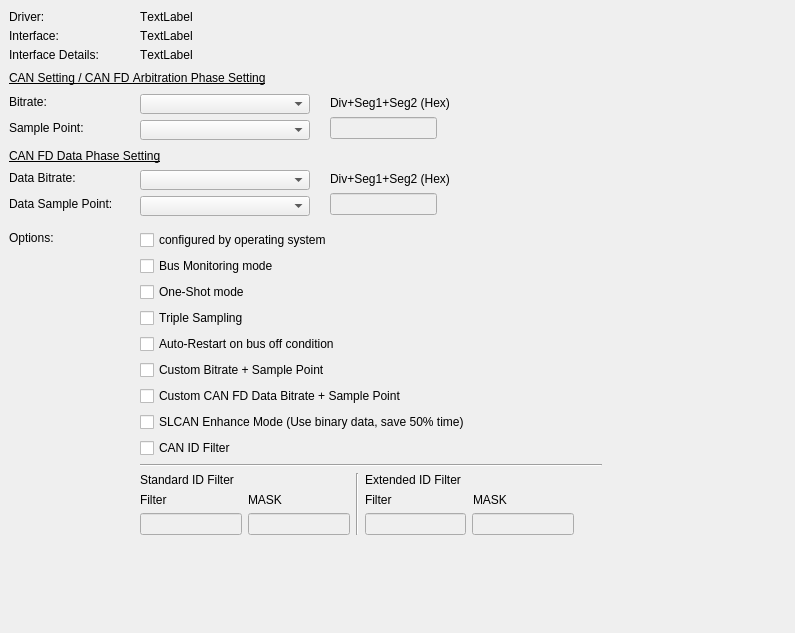
<?xml version="1.0" encoding="UTF-8"?>
<ui version="4.0">
 <class>GenericCanSetupPage</class>
 <widget class="QWidget" name="GenericCanSetupPage">
  <property name="geometry">
   <rect>
    <x>0</x>
    <y>0</y>
    <width>795</width>
    <height>633</height>
   </rect>
  </property>
  <property name="font">
   <font>
    <kerning>false</kerning>
   </font>
  </property>
  <property name="windowTitle">
   <string>Form</string>
  </property>
  <widget class="QLabel" name="label">
   <property name="geometry">
    <rect>
     <x>9</x>
     <y>9</y>
     <width>66</width>
     <height>16</height>
    </rect>
   </property>
   <property name="text">
    <string>Driver:</string>
   </property>
  </widget>
  <widget class="QLabel" name="laDriver">
   <property name="geometry">
    <rect>
     <x>140</x>
     <y>9</y>
     <width>610</width>
     <height>16</height>
    </rect>
   </property>
   <property name="text">
    <string>TextLabel</string>
   </property>
  </widget>
  <widget class="QLabel" name="label_3">
   <property name="geometry">
    <rect>
     <x>9</x>
     <y>28</y>
     <width>82</width>
     <height>16</height>
    </rect>
   </property>
   <property name="text">
    <string>Interface:</string>
   </property>
  </widget>
  <widget class="QLabel" name="laInterface">
   <property name="geometry">
    <rect>
     <x>140</x>
     <y>28</y>
     <width>610</width>
     <height>16</height>
    </rect>
   </property>
   <property name="text">
    <string>TextLabel</string>
   </property>
  </widget>
  <widget class="QLabel" name="label_5">
   <property name="geometry">
    <rect>
     <x>9</x>
     <y>47</y>
     <width>117</width>
     <height>16</height>
    </rect>
   </property>
   <property name="text">
    <string>Interface Details:</string>
   </property>
  </widget>
  <widget class="QLabel" name="laInterfaceDetails">
   <property name="geometry">
    <rect>
     <x>140</x>
     <y>47</y>
     <width>610</width>
     <height>16</height>
    </rect>
   </property>
   <property name="text">
    <string>TextLabel</string>
   </property>
  </widget>
  <widget class="QLabel" name="label_7">
   <property name="geometry">
    <rect>
     <x>9</x>
     <y>94</y>
     <width>69</width>
     <height>16</height>
    </rect>
   </property>
   <property name="text">
    <string>Bitrate:</string>
   </property>
  </widget>
  <widget class="QComboBox" name="cbBitrate">
   <property name="geometry">
    <rect>
     <x>140</x>
     <y>94</y>
     <width>170</width>
     <height>20</height>
    </rect>
   </property>
  </widget>
  <widget class="QLabel" name="label_8">
   <property name="geometry">
    <rect>
     <x>9</x>
     <y>120</y>
     <width>98</width>
     <height>16</height>
    </rect>
   </property>
   <property name="text">
    <string>Sample Point:</string>
   </property>
  </widget>
  <widget class="QComboBox" name="cbSamplePoint">
   <property name="geometry">
    <rect>
     <x>140</x>
     <y>120</y>
     <width>170</width>
     <height>20</height>
    </rect>
   </property>
  </widget>
  <widget class="QLabel" name="label_9">
   <property name="geometry">
    <rect>
     <x>9</x>
     <y>170</y>
     <width>121</width>
     <height>16</height>
    </rect>
   </property>
   <property name="text">
    <string>Data Bitrate:</string>
   </property>
  </widget>
  <widget class="QComboBox" name="cbBitrateFD">
   <property name="geometry">
    <rect>
     <x>140</x>
     <y>170</y>
     <width>170</width>
     <height>20</height>
    </rect>
   </property>
  </widget>
  <widget class="QLabel" name="label_10">
   <property name="geometry">
    <rect>
     <x>9</x>
     <y>196</y>
     <width>130</width>
     <height>16</height>
    </rect>
   </property>
   <property name="text">
    <string>Data Sample Point:</string>
   </property>
  </widget>
  <widget class="QComboBox" name="cbSamplePointFD">
   <property name="geometry">
    <rect>
     <x>140</x>
     <y>196</y>
     <width>170</width>
     <height>20</height>
    </rect>
   </property>
  </widget>
  <widget class="QLabel" name="label_11">
   <property name="geometry">
    <rect>
     <x>9</x>
     <y>230</y>
     <width>61</width>
     <height>16</height>
    </rect>
   </property>
   <property name="text">
    <string>Options:</string>
   </property>
  </widget>
  <widget class="QLabel" name="label_14">
   <property name="geometry">
    <rect>
     <x>9</x>
     <y>148</y>
     <width>231</width>
     <height>16</height>
    </rect>
   </property>
   <property name="font">
    <font>
     <bold>false</bold>
     <underline>true</underline>
     <kerning>false</kerning>
    </font>
   </property>
   <property name="text">
    <string>CAN FD Data Phase Setting</string>
   </property>
  </widget>
  <widget class="QLabel" name="label_15">
   <property name="geometry">
    <rect>
     <x>9</x>
     <y>70</y>
     <width>341</width>
     <height>16</height>
    </rect>
   </property>
   <property name="font">
    <font>
     <bold>false</bold>
     <underline>true</underline>
     <kerning>false</kerning>
    </font>
   </property>
   <property name="text">
    <string>CAN Setting / CAN FD Arbitration Phase Setting</string>
   </property>
  </widget>
  <widget class="QWidget" name="layoutWidget">
   <property name="geometry">
    <rect>
     <x>140</x>
     <y>230</y>
     <width>462</width>
     <height>354</height>
    </rect>
   </property>
   <layout class="QVBoxLayout" name="verticalLayout_">
    <item>
     <layout class="QVBoxLayout" name="vbOptions">
      <item>
       <widget class="QCheckBox" name="cbConfigOS">
        <property name="text">
         <string>configured by operating system</string>
        </property>
       </widget>
      </item>
      <item>
       <widget class="QCheckBox" name="cbListenOnly">
        <property name="text">
         <string>Bus Monitoring mode</string>
        </property>
       </widget>
      </item>
      <item>
       <widget class="QCheckBox" name="cbOneShot">
        <property name="text">
         <string>One-Shot mode</string>
        </property>
       </widget>
      </item>
      <item>
       <widget class="QCheckBox" name="cbTripleSampling">
        <property name="text">
         <string>Triple Sampling</string>
        </property>
       </widget>
      </item>
      <item>
       <widget class="QCheckBox" name="cbAutoRestart">
        <property name="text">
         <string>Auto-Restart on bus off condition</string>
        </property>
       </widget>
      </item>
      <item>
       <widget class="QCheckBox" name="cbCustomBitrate">
        <property name="text">
         <string>Custom Bitrate + Sample Point</string>
        </property>
       </widget>
      </item>
      <item>
       <widget class="QCheckBox" name="cbCustomFdBitrate">
        <property name="text">
         <string>Custom CAN FD Data Bitrate + Sample Point</string>
        </property>
       </widget>
      </item>
      <item>
       <widget class="QCheckBox" name="cbSlcanEnhanceMode">
        <property name="text">
         <string>SLCAN Enhance Mode (Use binary data, save 50% time)</string>
        </property>
       </widget>
      </item>
      <item>
       <widget class="QCheckBox" name="cbCanIdFilter">
        <property name="text">
         <string>CAN ID Filter</string>
        </property>
       </widget>
      </item>
      <item>
       <widget class="Line" name="line">
        <property name="orientation">
         <enum>Qt::Horizontal</enum>
        </property>
       </widget>
      </item>
      <item>
       <widget class="QWidget" name="widget_CanIdFilter" native="true">
        <layout class="QHBoxLayout" name="horizontalLayout_5">
         <property name="leftMargin">
          <number>0</number>
         </property>
         <property name="topMargin">
          <number>0</number>
         </property>
         <property name="rightMargin">
          <number>0</number>
         </property>
         <property name="bottomMargin">
          <number>0</number>
         </property>
         <item>
          <layout class="QVBoxLayout" name="verticalLayout">
           <property name="spacing">
            <number>6</number>
           </property>
           <item>
            <widget class="QLabel" name="label_16">
             <property name="text">
              <string>Standard ID Filter</string>
             </property>
            </widget>
           </item>
           <item>
            <layout class="QHBoxLayout" name="horizontalLayout">
             <property name="spacing">
              <number>6</number>
             </property>
             <item>
              <widget class="QLabel" name="label_17">
               <property name="text">
                <string>Filter</string>
               </property>
              </widget>
             </item>
             <item>
              <widget class="QLabel" name="label_18">
               <property name="text">
                <string>MASK</string>
               </property>
              </widget>
             </item>
            </layout>
           </item>
           <item>
            <layout class="QHBoxLayout" name="horizontalLayout_2">
             <property name="spacing">
              <number>6</number>
             </property>
             <item>
              <widget class="QLineEdit" name="StandardIdFilterSet">
               <property name="enabled">
                <bool>false</bool>
               </property>
               <property name="toolTipDuration">
                <number>-1</number>
               </property>
               <property name="inputMask">
                <string>HHH</string>
               </property>
               <property name="text">
                <string notr="true"/>
               </property>
               <property name="maxLength">
                <number>3</number>
               </property>
               <property name="frame">
                <bool>true</bool>
               </property>
               <property name="cursorPosition">
                <number>3</number>
               </property>
               <property name="placeholderText">
                <string/>
               </property>
               <property name="cursorMoveStyle">
                <enum>Qt::LogicalMoveStyle</enum>
               </property>
               <property name="clearButtonEnabled">
                <bool>false</bool>
               </property>
              </widget>
             </item>
             <item>
              <widget class="QLineEdit" name="StandardIdMaskSet">
               <property name="enabled">
                <bool>false</bool>
               </property>
               <property name="toolTip">
                <string/>
               </property>
               <property name="statusTip">
                <string/>
               </property>
               <property name="inputMask">
                <string>HHH</string>
               </property>
               <property name="text">
                <string notr="true"/>
               </property>
               <property name="maxLength">
                <number>3</number>
               </property>
               <property name="frame">
                <bool>true</bool>
               </property>
               <property name="cursorPosition">
                <number>3</number>
               </property>
               <property name="placeholderText">
                <string/>
               </property>
               <property name="cursorMoveStyle">
                <enum>Qt::LogicalMoveStyle</enum>
               </property>
               <property name="clearButtonEnabled">
                <bool>false</bool>
               </property>
              </widget>
             </item>
            </layout>
           </item>
          </layout>
         </item>
         <item>
          <widget class="Line" name="line_3">
           <property name="orientation">
            <enum>Qt::Vertical</enum>
           </property>
          </widget>
         </item>
         <item>
          <layout class="QVBoxLayout" name="verticalLayout_2">
           <property name="spacing">
            <number>6</number>
           </property>
           <item>
            <widget class="QLabel" name="label_19">
             <property name="text">
              <string>Extended ID Filter</string>
             </property>
            </widget>
           </item>
           <item>
            <layout class="QHBoxLayout" name="horizontalLayout_3">
             <property name="spacing">
              <number>6</number>
             </property>
             <item>
              <widget class="QLabel" name="label_20">
               <property name="text">
                <string>Filter</string>
               </property>
              </widget>
             </item>
             <item>
              <widget class="QLabel" name="label_21">
               <property name="text">
                <string>MASK</string>
               </property>
              </widget>
             </item>
            </layout>
           </item>
           <item>
            <layout class="QHBoxLayout" name="horizontalLayout_4">
             <property name="spacing">
              <number>6</number>
             </property>
             <item>
              <widget class="QLineEdit" name="ExtendedIdFilterSet">
               <property name="enabled">
                <bool>false</bool>
               </property>
               <property name="toolTipDuration">
                <number>-1</number>
               </property>
               <property name="inputMask">
                <string>HHHHHHHH</string>
               </property>
               <property name="text">
                <string notr="true"/>
               </property>
               <property name="maxLength">
                <number>8</number>
               </property>
               <property name="frame">
                <bool>true</bool>
               </property>
               <property name="cursorPosition">
                <number>8</number>
               </property>
               <property name="placeholderText">
                <string/>
               </property>
               <property name="cursorMoveStyle">
                <enum>Qt::LogicalMoveStyle</enum>
               </property>
               <property name="clearButtonEnabled">
                <bool>false</bool>
               </property>
              </widget>
             </item>
             <item>
              <widget class="QLineEdit" name="ExtendedIdMaskSet">
               <property name="enabled">
                <bool>false</bool>
               </property>
               <property name="toolTip">
                <string/>
               </property>
               <property name="statusTip">
                <string/>
               </property>
               <property name="inputMask">
                <string>HHHHHHHH</string>
               </property>
               <property name="text">
                <string notr="true"/>
               </property>
               <property name="maxLength">
                <number>8</number>
               </property>
               <property name="frame">
                <bool>true</bool>
               </property>
               <property name="cursorPosition">
                <number>8</number>
               </property>
               <property name="placeholderText">
                <string/>
               </property>
               <property name="cursorMoveStyle">
                <enum>Qt::LogicalMoveStyle</enum>
               </property>
               <property name="clearButtonEnabled">
                <bool>false</bool>
               </property>
              </widget>
             </item>
            </layout>
           </item>
          </layout>
         </item>
         <item>
          <spacer name="horizontalSpacer">
           <property name="orientation">
            <enum>Qt::Horizontal</enum>
           </property>
           <property name="sizeHint" stdset="0">
            <size>
             <width>40</width>
             <height>20</height>
            </size>
           </property>
          </spacer>
         </item>
        </layout>
       </widget>
      </item>
      <item>
       <spacer name="verticalSpacer">
        <property name="orientation">
         <enum>Qt::Vertical</enum>
        </property>
        <property name="sizeHint" stdset="0">
         <size>
          <width>20</width>
          <height>40</height>
         </size>
        </property>
       </spacer>
      </item>
     </layout>
    </item>
   </layout>
  </widget>
  <widget class="QWidget" name="widget_CustomFdBitrateSet" native="true">
   <property name="geometry">
    <rect>
     <x>330</x>
     <y>170</y>
     <width>146</width>
     <height>45</height>
    </rect>
   </property>
   <layout class="QVBoxLayout" name="verticalLayout_3">
    <property name="leftMargin">
     <number>0</number>
    </property>
    <property name="topMargin">
     <number>0</number>
    </property>
    <property name="rightMargin">
     <number>0</number>
    </property>
    <property name="bottomMargin">
     <number>0</number>
    </property>
    <item>
     <widget class="QLabel" name="label_13">
      <property name="text">
       <string>Div+Seg1+Seg2 (Hex)</string>
      </property>
     </widget>
    </item>
    <item>
     <layout class="QHBoxLayout" name="horizontalLayout_6">
      <item>
       <widget class="QLineEdit" name="CustomFdBitrateSet">
        <property name="enabled">
         <bool>false</bool>
        </property>
        <property name="inputMask">
         <string>HHHHHH</string>
        </property>
        <property name="text">
         <string notr="true"/>
        </property>
        <property name="maxLength">
         <number>6</number>
        </property>
        <property name="frame">
         <bool>true</bool>
        </property>
        <property name="cursorPosition">
         <number>6</number>
        </property>
        <property name="placeholderText">
         <string/>
        </property>
        <property name="cursorMoveStyle">
         <enum>Qt::LogicalMoveStyle</enum>
        </property>
        <property name="clearButtonEnabled">
         <bool>false</bool>
        </property>
       </widget>
      </item>
      <item>
       <spacer name="horizontalSpacer_2">
        <property name="orientation">
         <enum>Qt::Horizontal</enum>
        </property>
        <property name="sizeHint" stdset="0">
         <size>
          <width>40</width>
          <height>20</height>
         </size>
        </property>
       </spacer>
      </item>
     </layout>
    </item>
   </layout>
  </widget>
  <widget class="QWidget" name="widget_CustomBitrateSet" native="true">
   <property name="geometry">
    <rect>
     <x>330</x>
     <y>94</y>
     <width>146</width>
     <height>45</height>
    </rect>
   </property>
   <layout class="QVBoxLayout" name="verticalLayout_4">
    <property name="leftMargin">
     <number>0</number>
    </property>
    <property name="topMargin">
     <number>0</number>
    </property>
    <property name="rightMargin">
     <number>0</number>
    </property>
    <property name="bottomMargin">
     <number>0</number>
    </property>
    <item>
     <widget class="QLabel" name="label_12">
      <property name="text">
       <string>Div+Seg1+Seg2 (Hex)</string>
      </property>
     </widget>
    </item>
    <item>
     <layout class="QHBoxLayout" name="horizontalLayout_8">
      <item>
       <widget class="QLineEdit" name="CustomBitrateSet">
        <property name="enabled">
         <bool>false</bool>
        </property>
        <property name="inputMask">
         <string>HHHHHH</string>
        </property>
        <property name="text">
         <string notr="true"/>
        </property>
        <property name="maxLength">
         <number>6</number>
        </property>
        <property name="frame">
         <bool>true</bool>
        </property>
        <property name="cursorPosition">
         <number>6</number>
        </property>
        <property name="placeholderText">
         <string/>
        </property>
        <property name="cursorMoveStyle">
         <enum>Qt::LogicalMoveStyle</enum>
        </property>
        <property name="clearButtonEnabled">
         <bool>false</bool>
        </property>
       </widget>
      </item>
      <item>
       <spacer name="horizontalSpacer_3">
        <property name="orientation">
         <enum>Qt::Horizontal</enum>
        </property>
        <property name="sizeHint" stdset="0">
         <size>
          <width>40</width>
          <height>20</height>
         </size>
        </property>
       </spacer>
      </item>
     </layout>
    </item>
   </layout>
  </widget>
 </widget>
 <resources/>
 <connections/>
</ui>
